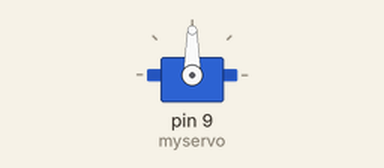
Bench run of a sketch on a simulated Arduino Uno, built with avr-gcc and run on an emulated ATmega328P. Shown: servo.

Above: at 0.05 s.
Timing chart, 0 to 4.6 s (numbered marks = the images above):
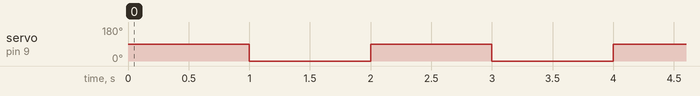

Measured:
- by itself, servo on pin 9 (myservo): alternates 90° for 1.0 s and 0° for 1.0 s

The sketch:

testServo.ino
```cpp
#include <Servo.h>

Servo myservo;  // create servo object to control a servo
                // twelve servo objects can be created on most boards
int pos = 0;    // variable to store the servo position
int i = 0;
void setup()
{
  myservo.attach(9);  // attaches the servo on pin 9 to the servo object
}

void loop()
{
  myservo.write(90);
  delay(1000);

  myservo.write(0);
  delay(1000);
}
```
